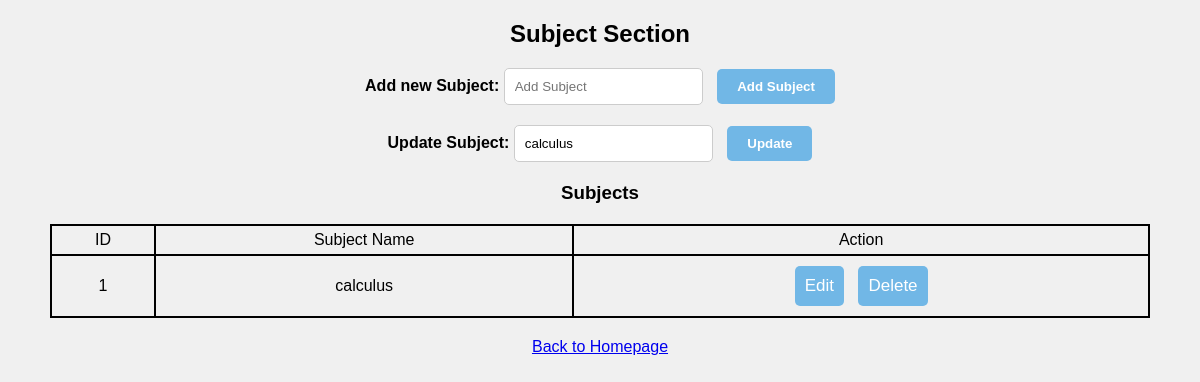
Page /subject.php?edit=1 (signed in) on the committed database.
### tables this page shows
CREATE TABLE `subjects` (
  `id` int NOT NULL,
  `subjects` varchar(50) NOT NULL
);

### subject.php (the view, shortened to what this page needs)
<!DOCTYPE html>
<html lang="en">
<head>
</head>
<body>
    <h2>Subject Section</h2>
    <form action="" method="post">
        <label for="subject">Add new Subject:</label>
        <input type="text" placeholder="Add Subject" name="subject">
        <input type="submit" name="add_subject" value="Add Subject">
    </form>
    <?php
    include_once "db_connect.php";
    ?>
        <?php
    if (isset($_GET['edit'])) {
        $id = $_GET['edit'];
        $query = "SELECT * FROM subjects WHERE id = $id";
        $result = mysqli_query($conn, $query);
        if ($result) {
            $row = mysqli_fetch_assoc($result);
        }
        ?>
        <form action="" method="post">
            <label for="edit_subject">Update Subject:</label>
            <input type="text" name="update_subject" value="<?php echo $row['subjects'] ?>">
            <input type="submit" name="edit_subject" value="Update">
        </form>
    <?php
    }
    $query = "select * from subjects";
    $result = mysqli_query($conn, $query);
    ?>
    <h3>Subjects</h3>
    <?php
    if (mysqli_num_rows($result) > 0) {
    ?>
        <table>
            <tr>
                <td>ID</td>
                <td>Subject Name</td>
                <td>Action</td>
            </tr>
            <?php
            while ($row = mysqli_fetch_assoc($result)) {
            ?>
                <tr>
                    <td><?php echo $row['id']; ?></td>
                    <td><?php echo $row['subjects']; ?></td>
                    <td>
                        <button><a href='subject.php?edit=<?php echo $row["id"] ?>'>Edit</a></button>
                        <button><a href='subject.php?delete=<?php echo $row["id"] ?>'>Delete</a></button>
                    </td>
                </tr>
            <?php
            }
            ?>
        </table>
    <?php
    } else {
    ?>
        <div class="no-record">
            No records found.
        </div>
    <?php
    }
    ?>
    <a class="back-link" href="homepage.php">Back to Homepage</a>
</body>
</html>

### subject.php (style rules this page uses)
body { font-family: Arial, sans-serif; background-color: #f0f0f0; }
h2, h3 { text-align: center; }
form { text-align: center; margin-bottom: 20px; }
form label { font-weight: bold; }
form input[type="text"] { padding: 10px; border: 1px solid #ccc; border-radius: 5px; margin-right: 10px; }
form input[type="submit"] { padding: 10px 20px; background: #71b7e6; border: none; border-radius: 5px; color: #fff; font-weight: bold; cursor: pointer; }
table { border: 1px solid black; border-spacing: 0; width: 1100px; margin: 0 auto; margin-top: 20px; }
th, td { border: 1px solid black; padding: 5px; text-align: center; }
button { padding: 10px 10px; margin: 5px; background: #71b7e6; border: none; border-radius: 5px; font-size: 17px; color: white; cursor: pointer; }
button a { text-decoration: none; color: white; }
.back-link { display: block; text-align: center; margin-top: 20px; }

### rows in the picture
subjects: update_subject "calculus", id "1", subjects "calculus"
